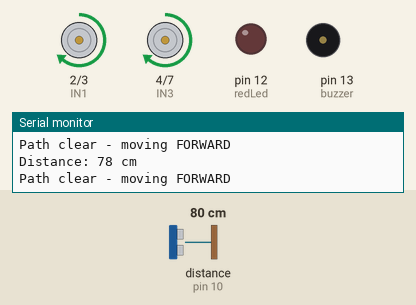
A sketch run on a simulated Arduino Uno, built with avr-gcc and run on an emulated ATmega328P. Shown: motor-driver pin pairs drawn as motors (green arrow = first pin HIGH = forward, orange = second pin HIGH = backward, longer = more drive, scaled by the enable pin), output pins drawn as LEDs (lit = HIGH), buzzer (waves = sounding, pin HIGH), the last lines printed to the serial monitor. Wiring (inferred from the names in the program): ultrasonic range finder: trigger pin 9; echo pin 10. Dashed ring = blinking. The inputs (shaded band) are chosen by the test bench; at power-on: distance to the obstacle (sensor on pin 10) 80 cm. The echo pulse lasts 58.3 µs per cm; random numbers use the default seed unless the sketch sets one; pins used as bus, display or sensor lines are not drawn.

Above: at 1.2 s.
1.3 s: distance to the obstacle (sensor on pin 10) set to 64 cm
4.3 s: distance to the obstacle (sensor on pin 10) set to 58 cm
At 5.0 s:
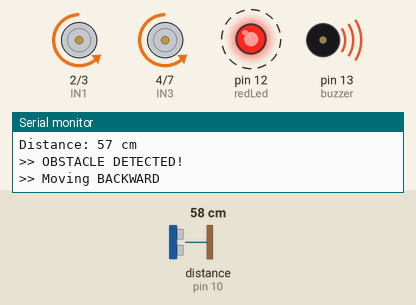
At 7.2 s:
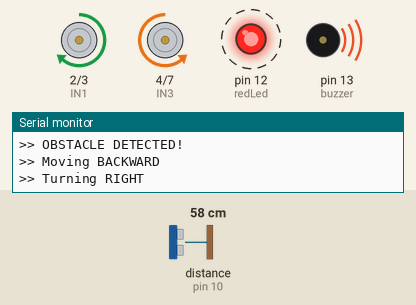
7.3 s: distance to the obstacle (sensor on pin 10) set to 299 cm
10.3 s: distance to the obstacle (sensor on pin 10) set to 2 cm
At 11.7 s:
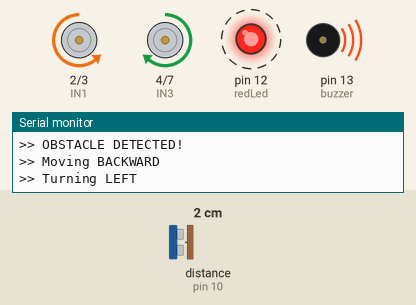
13.3 s: distance to the obstacle (sensor on pin 10) set to 120 cm
Timing chart, 0 to 16.3 s (numbered marks = the images above; inputs shaded):
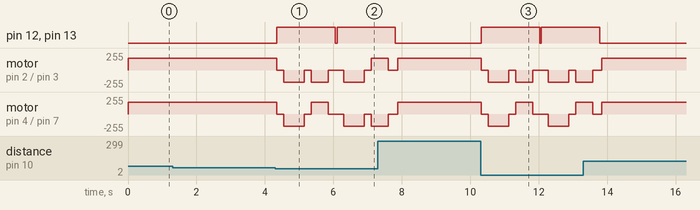

Measured:
- the behaviour switches between 62 and 61 cm on distance to the obstacle (sensor on pin 10) (found by bisection; images 0 and 1)
- after the input at 4.3 s, pin 12 (redLed), pin 13 (buzzer): LOW → HIGH after 0.05 s, → LOW 1.7 s later, → HIGH 0.05 s later
- after the input at 10.3 s, pin 12 (redLed), pin 13 (buzzer): LOW → HIGH at once, → LOW 1.7 s later, → HIGH 0.05 s later

The sketch:

iu_rc_bot1.ino
```cpp
const int trigPin = 9;
const int echoPin = 10;

const int redLed = 12;
const int buzzer = 13;

// L298N motor driver
const int ENA = 5;
const int IN1 = 2;
const int IN2 = 3;
const int IN3 = 4;
const int IN4 = 7;
const int ENB = 6;

const int motorSpeed = 180;
const int stopDistance = 60;

void setup() {

  pinMode(trigPin, OUTPUT);
  pinMode(echoPin, INPUT);

  pinMode(redLed, OUTPUT);
  pinMode(buzzer, OUTPUT);

  pinMode(ENA, OUTPUT);
  pinMode(IN1, OUTPUT);
  pinMode(IN2, OUTPUT);
  pinMode(IN3, OUTPUT);
  pinMode(IN4, OUTPUT);
  pinMode(ENB, OUTPUT);

  Serial.begin(9600);

  randomSeed(analogRead(A0));

  // LED and buzzer OFF initially
  digitalWrite(redLed, LOW);
  digitalWrite(buzzer, LOW);

  stopMotors();
}

long readDistanceCM() {

  digitalWrite(trigPin, LOW);
  delayMicroseconds(2);

  digitalWrite(trigPin, HIGH);
  delayMicroseconds(10);

  digitalWrite(trigPin, LOW);

  long duration = pulseIn(echoPin, HIGH, 30000);

  if (duration == 0) {
    return 400;
  }

  long distance = duration * 0.034 / 2;

  return distance;
}

// ---------------- FORWARD ----------------
void moveForward() {

  analogWrite(ENA, motorSpeed);
  analogWrite(ENB, motorSpeed);

  digitalWrite(IN1, HIGH);
  digitalWrite(IN2, LOW);

  digitalWrite(IN3, HIGH);
  digitalWrite(IN4, LOW);
}

// ---------------- BACKWARD ----------------
void moveBackward() {

  analogWrite(ENA, motorSpeed);
  analogWrite(ENB, motorSpeed);

  digitalWrite(IN1, LOW);
  digitalWrite(IN2, HIGH);

  digitalWrite(IN3, LOW);
  digitalWrite(IN4, HIGH);
}

// ---------------- LEFT ----------------
void turnLeft() {

  analogWrite(ENA, motorSpeed);
  analogWrite(ENB, motorSpeed);

  digitalWrite(IN1, LOW);
  digitalWrite(IN2, HIGH);

  digitalWrite(IN3, HIGH);
  digitalWrite(IN4, LOW);
}

// ---------------- RIGHT ----------------
void turnRight() {

  analogWrite(ENA, motorSpeed);
  analogWrite(ENB, motorSpeed);

  digitalWrite(IN1, HIGH);
  digitalWrite(IN2, LOW);

  digitalWrite(IN3, LOW);
  digitalWrite(IN4, HIGH);
}

// ---------------- STOP ----------------
void stopMotors() {

  analogWrite(ENA, 0);
  analogWrite(ENB, 0);

  digitalWrite(IN1, LOW);
  digitalWrite(IN2, LOW);

  digitalWrite(IN3, LOW);
  digitalWrite(IN4, LOW);
}

// ---------------- MAIN LOOP ----------------
void loop() {

  long distance = readDistanceCM();

  Serial.print("Distance: ");
  Serial.print(distance);
  Serial.println(" cm");

  // OBSTACLE DETECTED
  if (distance <= stopDistance) {

    // LED ON
    digitalWrite(redLed, HIGH);

    // BUZZER ON
    digitalWrite(buzzer, HIGH);

    Serial.println(">> OBSTACLE DETECTED!");

    // Stop
    stopMotors();
    delay(200);

    // Move backward
    Serial.println(">> Moving BACKWARD");

    moveBackward();
    delay(600);

    // Stop
    stopMotors();
    delay(200);

    // Randomly turn left or right
    if (random(0, 2) == 0) {

      Serial.println(">> Turning LEFT");

      turnLeft();
      delay(500);

    } else {

      Serial.println(">> Turning RIGHT");

      turnRight();
      delay(500);
    }

    // Stop after turning
    stopMotors();
    delay(200);

    // LED OFF
    digitalWrite(redLed, LOW);

    // BUZZER OFF
    digitalWrite(buzzer, LOW);
  }

  // PATH CLEAR
  else {

    // LED OFF
    digitalWrite(redLed, LOW);

    // BUZZER OFF
    digitalWrite(buzzer, LOW);

    Serial.println("Path clear - moving FORWARD");

    moveForward();
  }

  delay(50);
}
```
